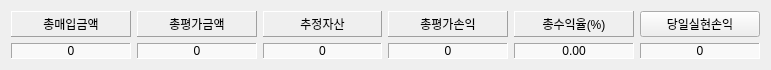
    <widget class="QWidget" name="gridLayoutWidget">
     <property name="geometry">
      <rect>
       <x>10</x>
       <y>10</y>
       <width>771</width>
       <height>51</height>
      </rect>
     </property>
     <layout class="QGridLayout" name="gridLayout">
      <item row="0" column="0">
       <widget class="QLabel" name="label_11">
        <property name="autoFillBackground">
         <bool>true</bool>
        </property>
        <property name="frameShape">
         <enum>QFrame::Panel</enum>
        </property>
        <property name="frameShadow">
         <enum>QFrame::Raised</enum>
        </property>
        <property name="text">
         <string>총매입금액</string>
        </property>
        <property name="alignment">
         <set>Qt::AlignCenter</set>
        </property>
       </widget>
      </item>
      <item row="0" column="2">
       <widget class="QLabel" name="label_13">
        <property name="autoFillBackground">
         <bool>true</bool>
        </property>
        <property name="frameShape">
         <enum>QFrame::Panel</enum>
        </property>
        <property name="frameShadow">
         <enum>QFrame::Raised</enum>
        </property>
        <property name="text">
         <string>추정자산</string>
        </property>
        <property name="alignment">
         <set>Qt::AlignCenter</set>
        </property>
       </widget>
      </item>
      <item row="1" column="3">
       <widget class="QLabel" name="lblProfit">
        <property name="autoFillBackground">
         <bool>false</bool>
        </property>
        <property name="styleSheet">
         <string notr="true">background-color:#F9F9F9</string>
        </property>
        <property name="frameShape">
         <enum>QFrame::Panel</enum>
        </property>
        <property name="frameShadow">
         <enum>QFrame::Sunken</enum>
        </property>
        <property name="text">
         <string>0</string>
        </property>
        <property name="alignment">
         <set>Qt::AlignCenter</set>
        </property>
       </widget>
      </item>
      <item row="0" column="1">
       <widget class="QLabel" name="label_12">
        <property name="autoFillBackground">
         <bool>true</bool>
        </property>
        <property name="frameShape">
         <enum>QFrame::Panel</enum>
        </property>
        <property name="frameShadow">
         <enum>QFrame::Raised</enum>
        </property>
        <property name="text">
         <string>총평가금액</string>
        </property>
        <property name="alignment">
         <set>Qt::AlignCenter</set>
        </property>
       </widget>
      </item>
      <item row="1" column="4">
       <widget class="QLabel" name="lblFrofitRate">
        <property name="autoFillBackground">
         <bool>false</bool>
        </property>
        <property name="styleSheet">
         <string notr="true">background-color:#F9F9F9</string>
        </property>
        <property name="frameShape">
         <enum>QFrame::Panel</enum>
        </property>
        <property name="frameShadow">
         <enum>QFrame::Sunken</enum>
        </property>
        <property name="text">
         <string>0.00</string>
        </property>
        <property name="alignment">
         <set>Qt::AlignCenter</set>
        </property>
       </widget>
      </item>
      <item row="1" column="1">
       <widget class="QLabel" name="lblAmount">
        <property name="autoFillBackground">
         <bool>false</bool>
        </property>
        <property name="styleSheet">
         <string notr="true">background-color:#F9F9F9</string>
        </property>
        <property name="frameShape">
         <enum>QFrame::Panel</enum>
        </property>
        <property name="frameShadow">
         <enum>QFrame::Sunken</enum>
        </property>
        <property name="text">
         <string>0</string>
        </property>
        <property name="alignment">
         <set>Qt::AlignCenter</set>
        </property>
       </widget>
      </item>
      <item row="0" column="4">
       <widget class="QLabel" name="label_15">
        <property name="autoFillBackground">
         <bool>true</bool>
        </property>
        <property name="frameShape">
         <enum>QFrame::Panel</enum>
        </property>
        <property name="frameShadow">
         <enum>QFrame::Raised</enum>
        </property>
        <property name="text">
         <string>총수익율(%)</string>
        </property>
        <property name="alignment">
         <set>Qt::AlignCenter</set>
        </property>
       </widget>
      </item>
      <item row="0" column="3">
       <widget class="QLabel" name="label_14">
        <property name="autoFillBackground">
         <bool>true</bool>
        </property>
        <property name="frameShape">
         <enum>QFrame::Panel</enum>
        </property>
        <property name="frameShadow">
         <enum>QFrame::Raised</enum>
        </property>
        <property name="text">
         <string>총평가손익</string>
        </property>
        <property name="alignment">
         <set>Qt::AlignCenter</set>
        </property>
       </widget>
      </item>
      <item row="1" column="2">
       <widget class="QLabel" name="lblAssets">
        <property name="autoFillBackground">
         <bool>false</bool>
        </property>
        <property name="styleSheet">
         <string notr="true">background-color:#F9F9F9</string>
        </property>
        <property name="frameShape">
         <enum>QFrame::Panel</enum>
        </property>
        <property name="frameShadow">
         <enum>QFrame::Sunken</enum>
        </property>
        <property name="text">
         <string>0</string>
        </property>
        <property name="alignment">
         <set>Qt::AlignCenter</set>
        </property>
       </widget>
      </item>
      <item row="1" column="0">
       <widget class="QLabel" name="lblBuy">
        <property name="autoFillBackground">
         <bool>false</bool>
        </property>
        <property name="styleSheet">
         <string notr="true">background-color:#F9F9F9</string>
        </property>
        <property name="frameShape">
         <enum>QFrame::Panel</enum>
        </property>
        <property name="frameShadow">
         <enum>QFrame::Sunken</enum>
        </property>
        <property name="text">
         <string>0</string>
        </property>
        <property name="alignment">
         <set>Qt::AlignCenter</set>
        </property>
       </widget>
      </item>
      <item row="1" column="5">
       <widget class="QLabel" name="lblProfitLoss">
        <property name="autoFillBackground">
         <bool>false</bool>
        </property>
        <property name="styleSheet">
         <string notr="true">background-color:#F9F9F9</string>
        </property>
        <property name="frameShape">
         <enum>QFrame::Panel</enum>
        </property>
        <property name="frameShadow">
         <enum>QFrame::Sunken</enum>
        </property>
        <property name="text">
         <string>0</string>
        </property>
        <property name="alignment">
         <set>Qt::AlignCenter</set>
        </property>
       </widget>
      </item>
      <item row="0" column="5">
       <widget class="QPushButton" name="btnProfitLoss">
        <property name="autoFillBackground">
         <bool>true</bool>
        </property>
        <property name="text">
         <string>당일실현손익</string>
        </property>
       </widget>
      </item>
     </layout>
    </widget>
